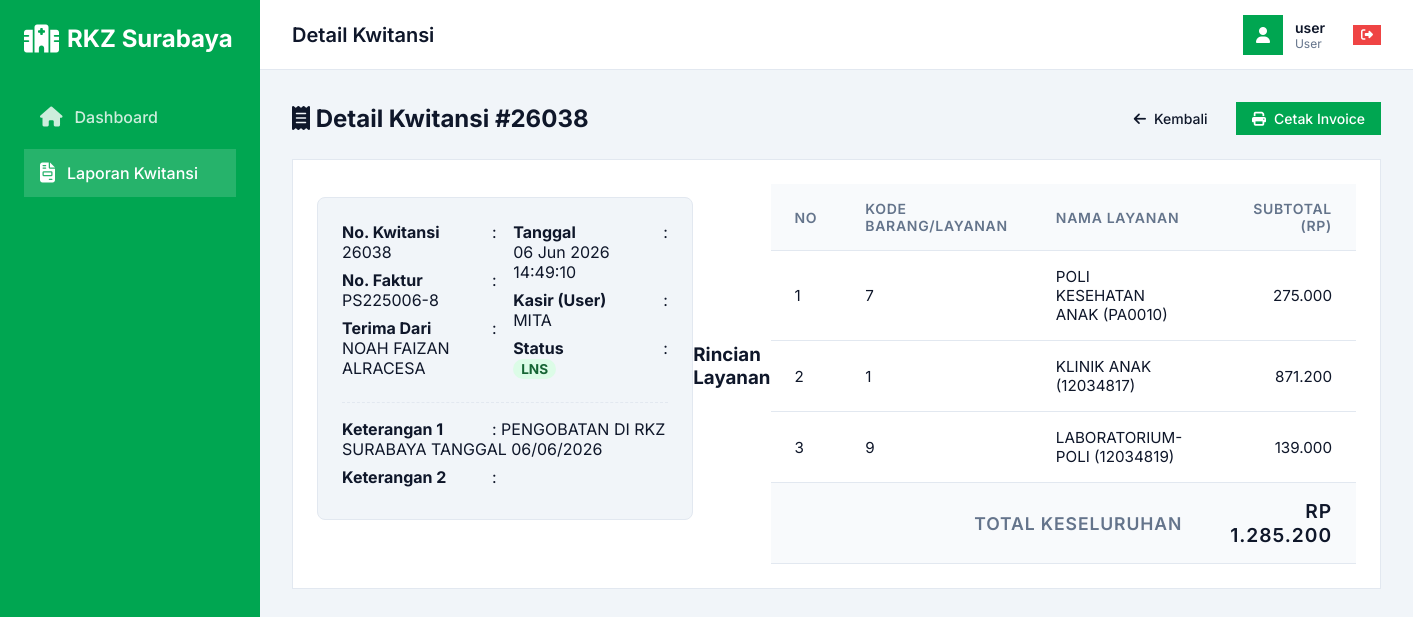
Page /detail_kwitansi.php?id=26038 (signed in) on the committed database.
### tables this page shows
CREATE TABLE IF NOT EXISTS `Kwit_manual_h` (
  `st` varchar(10) DEFAULT NULL,
  `no_kwitansi` varchar(20) NOT NULL,
  `no_faktur` varchar(20) DEFAULT NULL,
  `terima_dari` varchar(100) DEFAULT NULL,
  `Jumlah` decimal(15,2) DEFAULT NULL,
  `keterangan1` varchar(255) DEFAULT NULL,
  `keterangan2` varchar(255) DEFAULT NULL,
  `user` varchar(50) DEFAULT NULL,
  `tgl_kwitansi` date DEFAULT NULL,
  `jam` time DEFAULT NULL,
  `date_created` datetime DEFAULT CURRENT_TIMESTAMP,
  PRIMARY KEY (`no_kwitansi`)
);

CREATE TABLE IF NOT EXISTS `Kwit_manual_d` (
  `id` int(11) NOT NULL AUTO_INCREMENT,
  `no_faktur` varchar(20) DEFAULT NULL,
  `Kd_brg` varchar(10) DEFAULT NULL,
  `nama` varchar(100) DEFAULT NULL,
  `jumlah` decimal(15,2) DEFAULT NULL,
  PRIMARY KEY (`id`)
);

### detail_kwitansi.php (the view, shortened to what this page needs)
<?php
require_once 'config/database.php';
$no_kwitansi = isset($_GET['id']) ? $_GET['id'] : '';
$stmtH = $conn->prepare("SELECT * FROM Kwit_manual_h WHERE no_kwitansi = :id");
$stmtH->execute([':id' => $no_kwitansi]);
$header = $stmtH->fetch(PDO::FETCH_ASSOC);
$stmtD = $conn->prepare("SELECT * FROM Kwit_manual_d WHERE no_faktur = :faktur");
$stmtD->execute([':faktur' => $header['no_faktur']]);
$details = $stmtD->fetchAll(PDO::FETCH_ASSOC);
?>
<!DOCTYPE html>
<html lang="id">
<head>
    <link rel="stylesheet" href="assets/css/style.css">
    <link rel="stylesheet" href="https://cdnjs.cloudflare.com/ajax/libs/font-awesome/6.4.0/css/all.min.css">
</head>
<body>
    <?php include 'components/sidebar.php'; ?>
    <main class="main-content">
        <?php include 'components/topbar.php'; ?>
        <div class="content-area">
            <div style="display: flex; justify-content: space-between; align-items: center; margin-bottom: 1.5rem;">
                <h2 style="color: var(--text-main);"><i class="fas fa-receipt"></i> Detail Kwitansi #<?= htmlspecialchars($header['no_kwitansi']) ?></h2>
                <div>
                    <a href="laporan.php" class="btn" style="background-color: #f1f5f9; color: var(--text-main);"><i class="fas fa-arrow-left"></i> Kembali</a>
                    <a href="cetak_invoice.php?id=<?= urlencode($header['no_kwitansi']) ?>" target="_blank" class="btn btn-primary" style="margin-left: 0.5rem;"><i class="fas fa-print"></i> Cetak Invoice</a>
                </div>
            </div>
            <div class="card">
                <div class="detail-box">
                    <div style="display: grid; grid-template-columns: 1fr 1fr; gap: 1rem;">
                        <div>
                            <p><strong>No. Kwitansi</strong>: <?= htmlspecialchars($header['no_kwitansi']) ?></p>
                            <p><strong>No. Faktur</strong>: <?= htmlspecialchars($header['no_faktur']) ?></p>
                            <p><strong>Terima Dari</strong>: <?= htmlspecialchars($header['terima_dari']) ?></p>
                        </div>
                        <div>
                            <p><strong>Tanggal</strong>: <?= date('d M Y', strtotime($header['tgl_kwitansi'])) ?> <?= htmlspecialchars($header['jam']) ?></p>
                            <p><strong>Kasir (User)</strong>: <?= htmlspecialchars($header['user']) ?></p>
                            <p><strong>Status</strong>: <span style="background: #dcfce7; color: #166534; padding: 2px 8px; border-radius: 12px; font-weight: bold; font-size: 0.85rem;"><?= htmlspecialchars($header['st']) ?></span></p>
                        </div>
                    </div>
                    <div style="margin-top: 1rem; padding-top: 1rem; border-top: 1px dashed var(--border-color);">
                        <p><strong>Keterangan 1</strong>: <?= htmlspecialchars($header['keterangan1']) ?></p>
                        <p><strong>Keterangan 2</strong>: <?= htmlspecialchars($header['keterangan2']) ?></p>
                    </div>
                </div>
                <h3 style="margin-bottom: 1rem;">Rincian Layanan</h3>
                <div class="table-responsive">
                    <table class="table">
                        <thead>
                            <tr>
                                <th>No</th>
                                <th>Kode Barang/Layanan</th>
                                <th>Nama Layanan</th>
                                <th style="text-align: right;">Subtotal (Rp)</th>
                            </tr>
                        </thead>
                        <tbody>
                            <?php if (count($details) === 0): ?>
                            <tr>
                                <td colspan="4" style="text-align: center;">Tidak ada detail layanan untuk kwitansi ini.</td>
                            </tr>
                            <?php else: ?>
                                <?php $no = 1; foreach ($details as $row): ?>
                                <tr>
                                    <td><?= $no++ ?></td>
                                    <td><?= htmlspecialchars($row['Kd_brg']) ?></td>
                                    <td><?= htmlspecialchars($row['nama']) ?></td>
                                    <td style="text-align: right;"><?= number_format($row['jumlah'], 0, ',', '.') ?></td>
                                </tr>
                                <?php endforeach; ?>
                            <?php endif; ?>
                        </tbody>
                        <tfoot>
                            <tr>
                                <th colspan="3" style="text-align: right; font-size: 1.1rem;">TOTAL KESELURUHAN</th>
                                <th style="text-align: right; font-size: 1.2rem; color: var(--primary-color);">Rp <?= number_format($header['Jumlah'], 0, ',', '.') ?></th>
                            </tr>
                        </tfoot>
                    </table>
                </div>
            </div>
        </div>
    </main>
</body>
</html>

### assets/css/style.css (style rules this page uses)
:root { --primary: #00A651; --primary-hover: #008B45; --secondary: #64748b; --bg-color: #f1f5f9; --card-bg: #ffffff; --text-main: #0f172a; --text-muted: #64748b; --border-color: #e2e8f0; --success: #10b981; --danger: #ef4444; --font-family: 'Inter', sans-serif; --radius: 0; }
* { box-sizing: border-box; margin: 0; padding: 0; }
body { font-family: var(--font-family); background-color: var(--bg-color); color: var(--text-main); display: flex; min-height: 100vh; }
.main-content { flex: 1; margin-left: 260px; display: flex; flex-direction: column; }
.content-area { padding: 2rem; }
.card { background-color: var(--card-bg); padding: 1.5rem; border: 1px solid var(--border-color); display: flex; align-items: center; justify-content: space-between; }
table { width: 100%; border-collapse: collapse; }
th { text-align: left; padding: 1rem 1.5rem; background-color: #f8fafc; color: var(--text-muted); font-weight: 600; font-size: 0.875rem; text-transform: uppercase; letter-spacing: 0.05em; border-bottom: 1px solid var(--border-color); }
td { padding: 1rem 1.5rem; border-bottom: 1px solid var(--border-color); color: var(--text-main); font-size: 0.95rem; }
.btn { display: inline-flex; align-items: center; gap: 0.5rem; padding: 0.5rem 1rem; font-weight: 500; cursor: pointer; border: none; transition: all 0.2s; text-decoration: none; font-size: 0.875rem; }
.btn-primary { background-color: var(--primary); color: white; }

### detail_kwitansi.php (style rules this page uses)
.detail-box { background: var(--bg-color); padding: 1.5rem; border-radius: 8px; border: 1px solid var(--border-color); margin-bottom: 2rem; }
.detail-box p { margin-bottom: 0.5rem; color: var(--text-main); }
.detail-box strong { display: inline-block; width: 150px; }

### rows in the picture
kwit_manual_h: no_kwitansi "26038", no_faktur "PS225006-8", terima_dari "NOAH FAIZAN ALRACESA", tgl_kwitansi "06 Jun 2026", jam "14:49:10", user "MITA", st "LNS", keterangan1 "PENGOBATAN DI RKZ SURABAYA TANGGAL 06/06/2026", Jumlah "1.285.200"
kwit_manual_d: Kd_brg "7", nama "POLI KESEHATAN ANAK (PA0010)", jumlah "275.000"
kwit_manual_d: Kd_brg "1", nama "KLINIK ANAK (12034817)", jumlah "871.200"
kwit_manual_d: Kd_brg "9", nama "LABORATORIUM-POLI (12034819)", jumlah "139.000"

### other values in the picture
$page_title "Detail Kwitansi"
$username_display "user"
$role_display "User"
